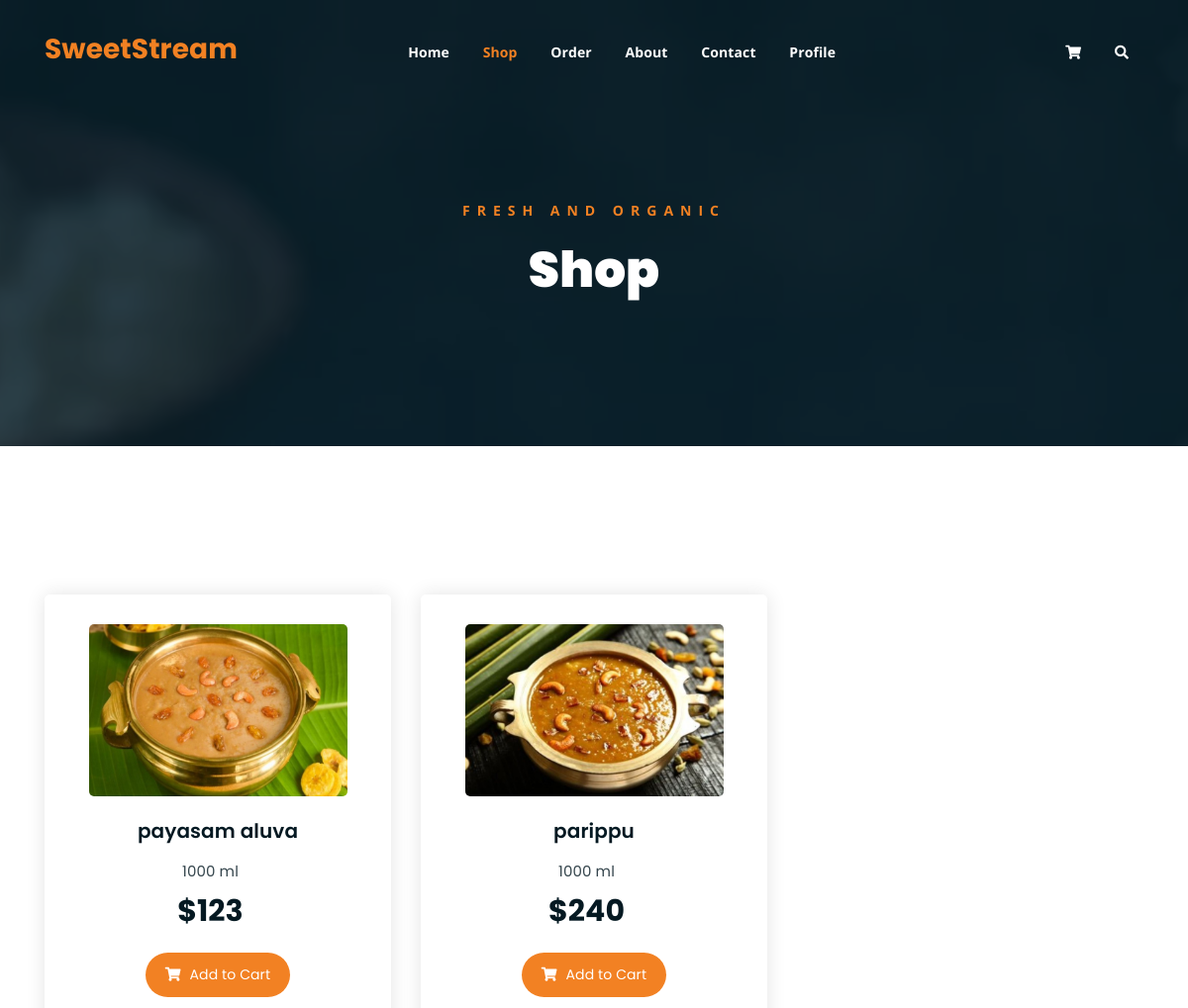
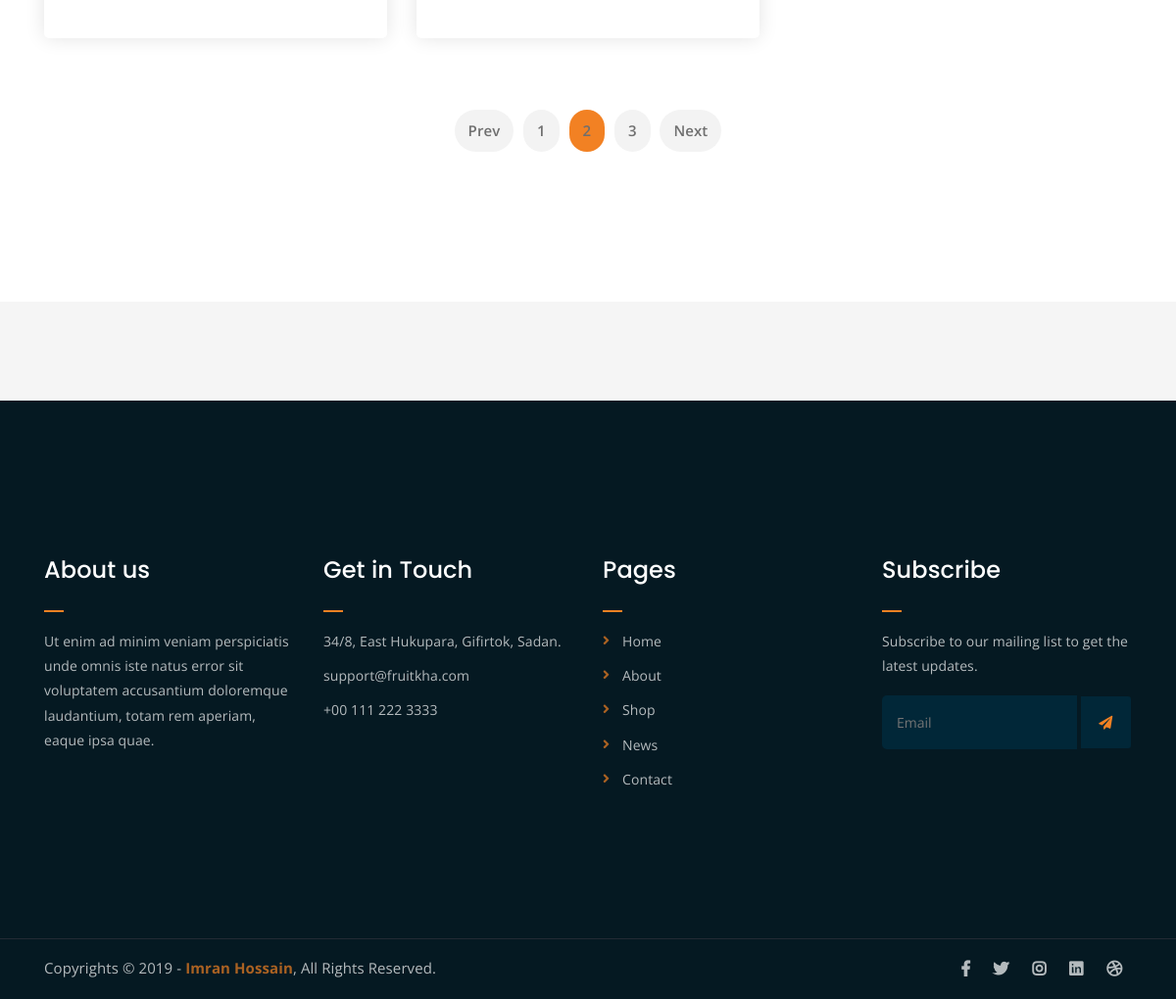
/user/shop.php (signed in), run on the app's committed database (2 pictures, top to bottom).
### tables this page shows
CREATE TABLE `product_table` (
  `pid` int(100) NOT NULL,
  `pname` varchar(100) NOT NULL,
  `pphoto` varchar(255) NOT NULL,
  `pdescription` varchar(100) NOT NULL,
  `pprice` varchar(100) NOT NULL,
  `current_stock` varchar(255) NOT NULL
);

### user/shop.php (the view, shortened to what this page needs)
<!DOCTYPE html>
<html lang="en">
<head>
	<link rel="stylesheet" href="assets/css/all.min.css">
	<link rel="stylesheet" href="assets/bootstrap/css/bootstrap.min.css">
	<link rel="stylesheet" href="assets/css/owl.carousel.css">
	<link rel="stylesheet" href="assets/css/magnific-popup.css">
	<link rel="stylesheet" href="assets/css/animate.css">
	<link rel="stylesheet" href="assets/css/meanmenu.min.css">
	<link rel="stylesheet" href="assets/css/main.css">
	<link rel="stylesheet" href="assets/css/responsive.css">
</head>
<body>
	<div class="top-header-area" id="sticker">
		<div class="container">
			<div class="row">
				<div class="col-lg-12 col-sm-12 text-center">
					<div class="main-menu-wrap">
						<div class="site-logo">
							<a href="#">
								<h3 class="orange-text">SweetStream</h3>
							</a>
						</div>
						<nav class="main-menu">
							<ul>
								<li><a href="index.php">Home</a></li>
								<li class="current-list-item"><a href="shop.php">Shop</a></li>
								<li><a href="order.php">Order</a></li>
								<li><a href="about.php">About</a></li>
								<li><a href="contact.php">Contact</a></li>
								<li><a href="profile.php">Profile</a></li>
								<li>
									<div class="header-icons">
										<a class="shopping-cart" href="cart.php"><i class="fas fa-shopping-cart"></i></a>
										<a class="mobile-hide search-bar-icon" href="#"><i class="fas fa-search"></i></a>
									</div>
								</li>
							</ul>
						</nav>
					</div>
				</div>
			</div>
		</div>
	</div>
	<div class="breadcrumb-section breadcrumb-bg">
		<div class="container">
			<div class="row">
				<div class="col-lg-8 offset-lg-2 text-center">
					<div class="breadcrumb-text">
						<p>Fresh and Organic</p>
						<h1>Shop</h1>
					</div>
				</div>
			</div>
		</div>
	</div>
	<div class="product-section mt-150 mb-150">
		<div class="container">
			<?php
    include $_SERVER['DOCUMENT_ROOT'] . '/SweetStream/php/db_connection.php';
    $conn = new mysqli($host, $user, $password, $dbname);
    $sql = "SELECT * FROM product_table";
    $result = $conn->query($sql);
?>
<div class="row">
    <?php
    if ($result->num_rows > 0) {
        while ($row = $result->fetch_assoc()) {
            echo '<div class="col-lg-4 col-md-6 text-center">';
            echo '<div class="single-product-item">';
            echo '<div class="product-image">';
            echo '<a href="single-product.html"><img src="'. $row['pphoto'] . '" alt=""></a>';
            echo '</div>';
            echo '<h3>' . $row['pname'] . '</h3>';
            echo '<p class="product-price"><span>1000 ml</span> $' . $row['pprice'] . '</p>';
            echo '<a href="#" onclick="document.getElementById(\'cart-form-' . $row['pid'] . '\').submit();" class="cart-btn">';
            echo '<i class="fas fa-shopping-cart"></i> Add to Cart';
            echo '</a>';
            echo '</div>';
            echo '</div>';
        }
    } else {
        echo '<p>No products available.</p>';
    }
    ?>
</div>
			<div class="row">
				<div class="col-lg-12 text-center">
					<div class="pagination-wrap">
						<ul>
							<li><a href="#">Prev</a></li>
							<li><a href="#">1</a></li>
							<li><a class="active" href="#">2</a></li>
							<li><a href="#">3</a></li>
							<li><a href="#">Next</a></li>
						</ul>
					</div>
				</div>
			</div>
		</div>
	</div>
	<div class="logo-carousel-section">
		<div class="container">
			<div class="row">
				<div class="col-lg-12">
					<div class="logo-carousel-inner">
					</div>
				</div>
			</div>
		</div>
	</div>
	<div class="footer-area">
		<div class="container">
			<div class="row">
				<div class="col-lg-3 col-md-6">
					<div class="footer-box about-widget">
						<h2 class="widget-title">About us</h2>
						<p>Ut enim ad minim veniam perspiciatis unde omnis iste natus error sit voluptatem accusantium doloremque laudantium, totam rem aperiam, eaque ipsa quae.</p>
					</div>
				</div>
				<div class="col-lg-3 col-md-6">
					<div class="footer-box get-in-touch">
						<h2 class="widget-title">Get in Touch</h2>
						<ul>
							<li>34/8, East Hukupara, Gifirtok, Sadan.</li>
							<li>support@fruitkha.com</li>
							<li>+00 111 222 3333</li>
						</ul>
					</div>
				</div>
				<div class="col-lg-3 col-md-6">
					<div class="footer-box pages">
						<h2 class="widget-title">Pages</h2>
						<ul>
							<li><a href="index.php">Home</a></li>
							<li><a href="about.php">About</a></li>
							<li><a href="services.html">Shop</a></li>
							<li><a href="news.html">News</a></li>
							<li><a href="contact.php">Contact</a></li>
						</ul>
					</div>
				</div>
				<div class="col-lg-3 col-md-6">
					<div class="footer-box subscribe">
						<h2 class="widget-title">Subscribe</h2>
						<p>Subscribe to our mailing list to get the latest updates.</p>
						<form action="index.php">
							<input type="email" placeholder="Email">
							<button type="submit"><i class="fas fa-paper-plane"></i></button>
						</form>
					</div>
				</div>
			</div>
		</div>
	</div>
	<div class="copyright">
		<div class="container">
			<div class="row">
				<div class="col-lg-6 col-md-12">
					<p>Copyrights &copy; 2019 - <a href="https://imransdesign.com/">Imran Hossain</a>,  All Rights Reserved.</p>
				</div>
				<div class="col-lg-6 text-right col-md-12">
					<div class="social-icons">
						<ul>
							<li><a href="#" target="_blank"><i class="fab fa-facebook-f"></i></a></li>
							<li><a href="#" target="_blank"><i class="fab fa-twitter"></i></a></li>
							<li><a href="#" target="_blank"><i class="fab fa-instagram"></i></a></li>
							<li><a href="#" target="_blank"><i class="fab fa-linkedin"></i></a></li>
							<li><a href="#" target="_blank"><i class="fab fa-dribbble"></i></a></li>
						</ul>
					</div>
				</div>
			</div>
		</div>
	</div>
</body>
</html>

### data on the page
product_table: pphoto (picture), pname "payasam aluva", pprice "123"
product_table: pphoto (picture), pname "parippu", pprice "240"
